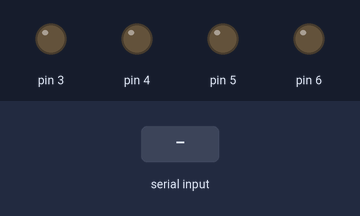
The sketch below on a simulated Arduino Uno, built with avr-gcc and run on an emulated ATmega328P. On the bench: output pins drawn as LEDs (lit = HIGH). Inputs (shaded band) come from the test bench.

Above: at 1.2 s.
1.3 s: "F" received over the second serial link
At 1.9 s:
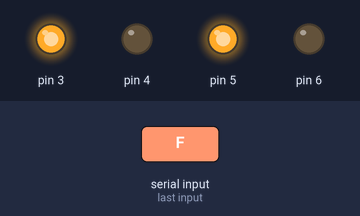
2.8 s: "B" received over the second serial link
At 3.1 s:
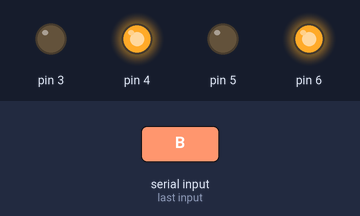
4.3 s: "L" received over the second serial link
At 5.4 s:
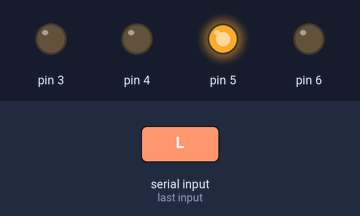
5.8 s: "R" received over the second serial link
At 6.6 s:
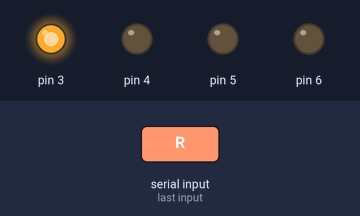
7.3 s: "D" received over the second serial link
At 7.7 s:
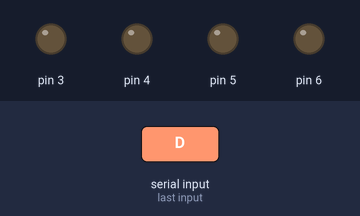
Timing chart, 0 to 9.8 s (numbered marks = the images above; inputs shaded):
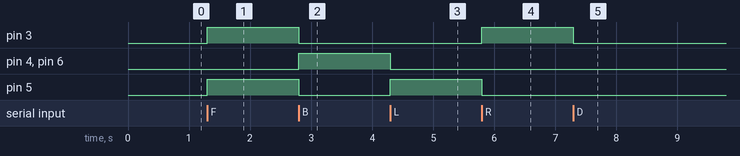

The sketch:

TwoMotors.ino
```cpp
/*
  ################ Carrito Dos Motores DC ################
  * Este código de Arduino está pensado para funcionar con
    las placas compatibles con el IDE de Arduino, el
    principal objetivo es:

    - Lograr mover un carrito de dos motores DC por medio
      de un controlador L495D.

    -Sígueme en:
        ~GitHub: https://github.com/Yayo44544
        ~GitLab: https://gitlab.com/Yayo44544
  #########################################################
*/

/*
  ----- Conexión de Pines:
    *D5 - IN5 *D5 - IN5
    *D4 - IN4 *D4 - IN4
*/
#include <SoftwareSerial.h>

SoftwareSerial bluetoothSerial(0, 1); // RX, TX
int motorSpeed = 255; // Velocidad del motor (0 a 255)

void setup() {
  pinMode(3, OUTPUT);
  pinMode(4, OUTPUT);
  pinMode(5, OUTPUT);
  pinMode(6, OUTPUT);
  digitalWrite(3, LOW);
  digitalWrite(4, LOW);
  digitalWrite(5, LOW);
  digitalWrite(6, LOW);

  bluetoothSerial.begin(9600); // Iniciar la comunicación con el módulo Bluetooth
}

char command;

void loop() {
  // Control mediante Bluetooth
  if (bluetoothSerial.available() > 0) {
    command = bluetoothSerial.read();

    switch (command) {
      case 'F':
        avanza();
        break;
      case 'B':
        retrocede();
        break;
      case 'L':
        giraIzquierda();
        break;
      case 'R':
        giraDerecha();
        break;
      case 'D':
        detener();
        break;
    }
  }
}

void giraDerecha() {
  digitalWrite(3, HIGH);
  digitalWrite(4, LOW);
  digitalWrite(5, LOW);
  digitalWrite(6, LOW);
}

void avanza() {
  digitalWrite(3, HIGH);
  digitalWrite(4, LOW);
  digitalWrite(5, HIGH);
  digitalWrite(6, LOW);
}

void giraIzquierda() {
  digitalWrite(3, LOW);
  digitalWrite(4, LOW);
  digitalWrite(5, HIGH);
  digitalWrite(6, LOW);
}

void retrocede() {
  digitalWrite(3, LOW);
  digitalWrite(4, HIGH);
  digitalWrite(5, LOW);
  digitalWrite(6, HIGH);
}

void detener() {
  digitalWrite(3, LOW);
  digitalWrite(4, LOW);
  digitalWrite(5, LOW);
  digitalWrite(6, LOW);
}
```

Measured:
- after the input at 1.3 s, pin 3, pin 5: LOW → HIGH at once
- after the input at 2.8 s, pin 3, pin 5: HIGH → LOW at once; pin 4, pin 6: LOW → HIGH at once
- after the input at 4.3 s, pin 4, pin 6: HIGH → LOW at once; pin 5: LOW → HIGH at once
- after the input at 5.8 s, pin 3: LOW → HIGH at once; pin 5: HIGH → LOW at once
- after the input at 7.3 s, pin 3: HIGH → LOW at once
